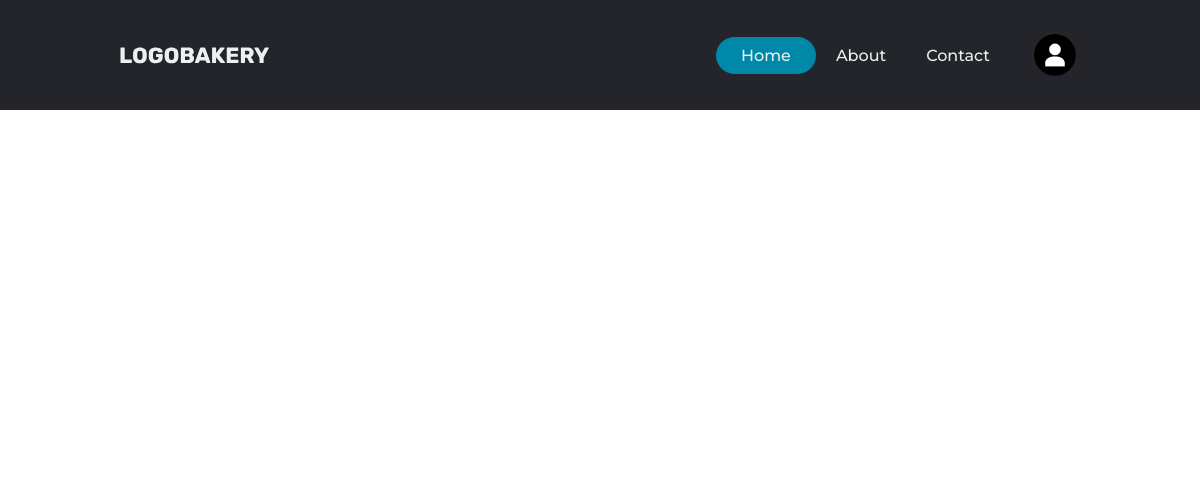
The app's page / (signed in), older data.
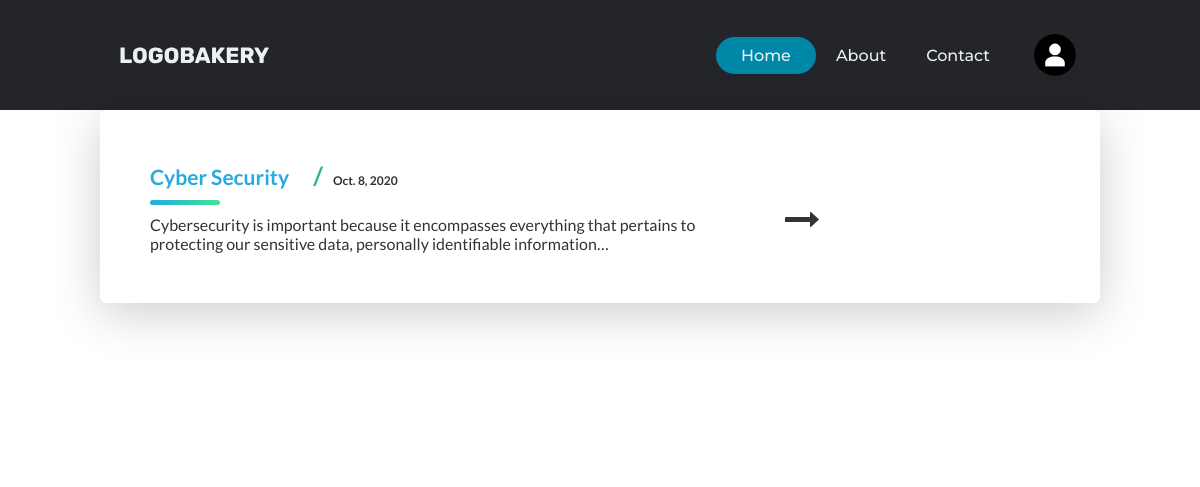
The same page, newer data.
### Content/models.py (models this page shows, shortened)
class Post(models.Model):
    postid = models.AutoField(primary_key=True)
    thumbnail = models.ImageField(upload_to='pics')
    title = models.CharField(max_length=105)
    pub_date = models.DateField(default=timezone.now)
    user = models.ForeignKey(User, on_delete=models.CASCADE)
    body = models.TextField()

### Content/views.py (the view)
# urls.py: path('', views.PostList, name='home'),
def PostList(request):
    post = Post.objects.all()
    return render(request, 'home.html', {"blogs":post})

### templates/home.html (shortened to what this page needs)
{% load static %}
<!DOCTYPE html>
<head>
    <link rel="stylesheet" href="{% static "css/nav_styles.css" %}">
    <link rel="stylesheet" href="{% static "css/card.css" %}">
</head>
<body>
    <header>
        <a class="logo" href="/"><img src="{% static "images/logo.svg" %}" alt="logo"></a>
        <a class="cta" href="/">Home</a>
        <nav>
            <ul class="nav__links">
                <li><a href="#">About</a></li>
                <li><a href="/contact">Contact</a></li>
            </ul>
        </nav>
        {% if user.is_authenticated %}
            {% if user.profile.image %}
            <a href="/profile"><img class="avatar" src="{{user.profile.image.url}}" alt="logo"></a>
            {% else %}
            <a href="/profile"><img class="avatar" src="media/pics/profile.png" alt="logo"></a>
            {% endif %}
        {% endif %}
    </header>
    {% for blog in blogs %}
    <div class="blog-item">
      <a href="{% url 'details' blog.postid %}">
        <div class="content">
          <div class="title">{{blog.title|truncatechars:22}} <span class="blog-date">{{blog.pub_date}}</span></div>
          <div class="rounded"></div>
          <p>{{blog.body|truncatechars:145}}</p>
        </div>
        <div class="item-arrow">
          <i class="fa fa-long-arrow-right" aria-hidden="true"></i>
        </div>
      </a>
    </div>
    {% endfor %}
</body>
</html>

Row changes from the older to the newer data that the page shows:
added Post: title "Cyber Security", pub_date "Oct. 8, 2020", body "Cybersecurity is important because it encompasses everything that pertains to protecting our sensitive data, personally identifiable information…"
